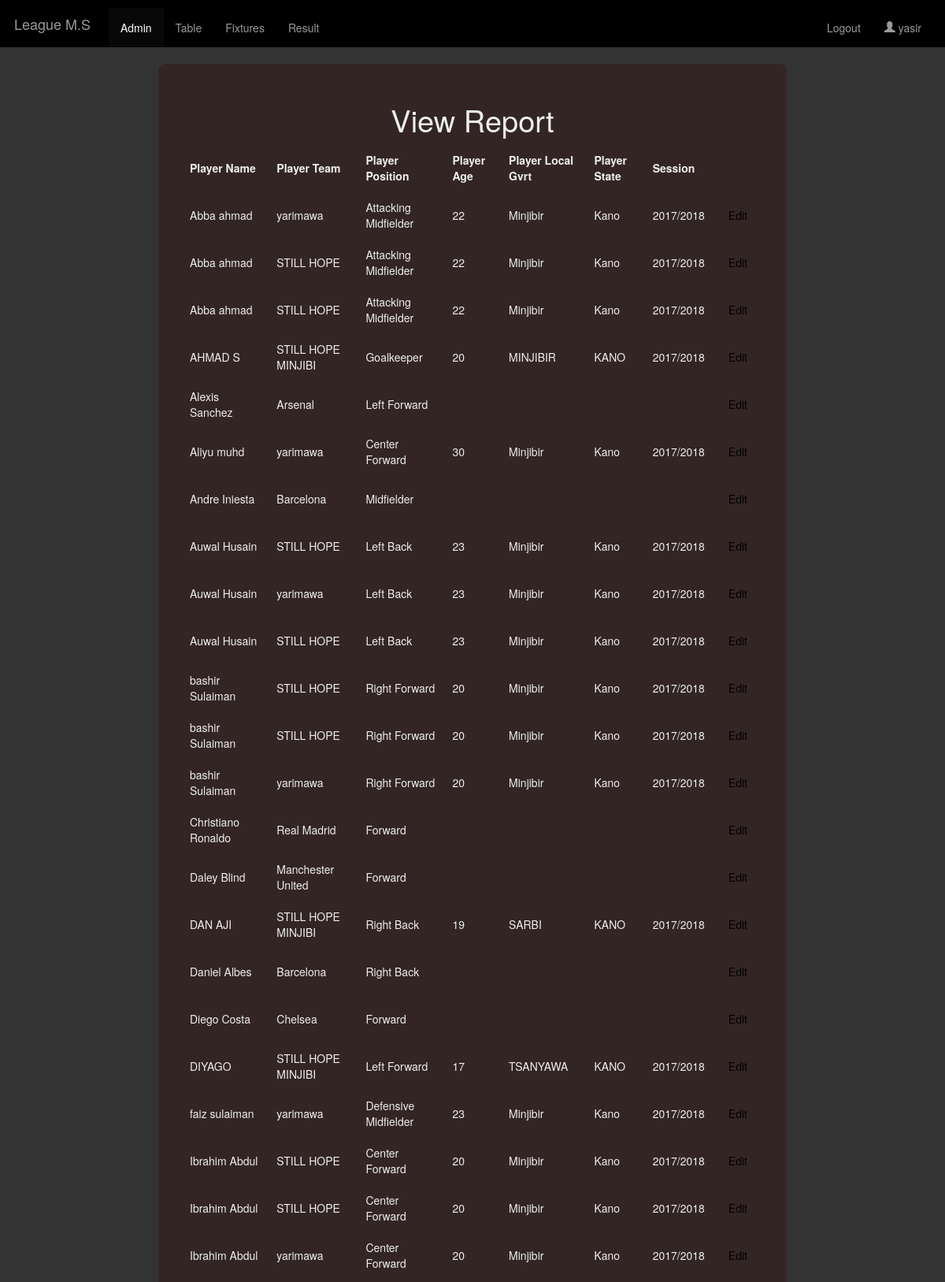
Page /admin/all_players.php (signed in, upper part) on the committed database.
### tables this page shows
CREATE TABLE IF NOT EXISTS `players` (
  `id` int(10) NOT NULL AUTO_INCREMENT,
  `name` varchar(50) NOT NULL,
  `team` varchar(50) NOT NULL,
  `position` varchar(50) NOT NULL,
  `age` varchar(5) NOT NULL,
  `lga` varchar(50) NOT NULL,
  `state` varchar(30) NOT NULL,
  `session` varchar(20) NOT NULL,
  PRIMARY KEY (`id`)
);

### admin/all_players.php (the view, shortened to what this page needs)
<?php
require("../includes/connection.inc.php");
?>
<!DOCTYPE html>
<html>
<?php
include 'head.php';
include 'nav.php';
?>
<body style="background:#333;">
	<div class="col-8 col-offset-2 " style="margin-top: 80px;color: #eee;border: 1px solid #333; border-radius:10px; background:#333;background: rgba(54, 25, 25, .5); opacity:0.3 0 0; padding: 30px;">
			<h1 align="center">View Report</h1>
		<?php
		$query = $db->query("SELECT * FROM players ORDER BY name ASC");
		echo "<table class='styled'>
				<tr>
				<th>Player Name</th>
				<th>Player Team</th>
				<th>Player Position</th>
				<th> Player Age </th>
				<th>Player Local Gvrt</th>
				<th>Player State</th>
				<th>Session</th>
				<th> </th>
				</tr>";
		while($row = $query->fetch_row()){
			echo "<tr>
					<td>".$row[1]."</td><td>".$row[2]."</td><td>".$row[3]."</td><td>".$row[4]."</td><td>".$row[5]."</td><td>".$row[6]."</td><td>".$row[7]."</td><td><a href=''>Edit</a></td>
					</tr>";
		}
		echo "</table>";
	?>
	</div>
</body>
</html>

### stylesheets/style.css (style rules this page uses)
body { background-color:white; }
h1 { text-align:center; }
th, td { padding:10px; }
a { color:black; text-decoration:none; }
td a { display:block; padding:10px; }

### includes/css/styles.css (style rules this page uses)
body { background-color: transparent; }
body { -webkit-font-smoothing: antialiased; text-rendering: optimizelegibility; }
body { background-color: #eaece3; }

### stylesheets/style2.css (style rules this page uses)
body { background-color:white; }
h1 { text-align:center; }
a { text-decoration:none; }
a { color:black; }
table.styled { border-spacing:6px; }
tr, th { padding:10px; }
tr, td { padding:10px; }
table { border-collapse:collapse; }

### rows in the picture
players: name "Abba ahmad", team "yarimawa", position "Attacking Midfielder", age "22", lga "Minjibir", state "Kano", session "2017/2018"
players: name "Abba ahmad", team "STILL HOPE", position "Attacking Midfielder", age "22", lga "Minjibir", state "Kano", session "2017/2018"
players: name "Abba ahmad", team "STILL HOPE", position "Attacking Midfielder", age "22", lga "Minjibir", state "Kano", session "2017/2018"
players: name "AHMAD S", team "STILL HOPE MINJIBI", position "Goalkeeper", age "20", lga "MINJIBIR", state "KANO", session "2017/2018"
players: name "Alexis Sanchez", team "Arsenal", position "Left Forward"
players: name "Aliyu muhd", team "yarimawa", position "Center Forward", age "30", lga "Minjibir", state "Kano", session "2017/2018"
players: name "Andre Iniesta", team "Barcelona", position "Midfielder"
players: name "Auwal Husain", team "STILL HOPE", position "Left Back", age "23", lga "Minjibir", state "Kano", session "2017/2018"
players: name "Auwal Husain", team "yarimawa", position "Left Back", age "23", lga "Minjibir", state "Kano", session "2017/2018"
players: name "Auwal Husain", team "STILL HOPE", position "Left Back", age "23", lga "Minjibir", state "Kano", session "2017/2018"
players: name "bashir Sulaiman", team "STILL HOPE", position "Right Forward", age "20", lga "Minjibir", state "Kano", session "2017/2018"
players: name "bashir Sulaiman", team "STILL HOPE", position "Right Forward", age "20", lga "Minjibir", state "Kano", session "2017/2018"
players: name "bashir Sulaiman", team "yarimawa", position "Right Forward", age "20", lga "Minjibir", state "Kano", session "2017/2018"
players: name "Christiano Ronaldo", team "Real Madrid", position "Forward"
players: name "Daley Blind", team "Manchester United", position "Forward"
players: name "DAN AJI", team "STILL HOPE MINJIBI", position "Right Back", age "19", lga "SARBI", state "KANO", session "2017/2018"
players: name "Daniel Albes", team "Barcelona", position "Right Back"
players: name "Diego Costa", team "Chelsea", position "Forward"
players: name "DIYAGO", team "STILL HOPE MINJIBI", position "Left Forward", age "17", lga "TSANYAWA", state "KANO", session "2017/2018"
players: name "faiz sulaiman", team "yarimawa", position "Defensive Midfielder", age "23", lga "Minjibir", state "Kano", session "2017/2018"
players: name "Ibrahim Abdul", team "STILL HOPE", position "Center Forward", age "20", lga "Minjibir", state "Kano", session "2017/2018"
players: name "Ibrahim Abdul", team "STILL HOPE", position "Center Forward", age "20", lga "Minjibir", state "Kano", session "2017/2018"
players: name "Ibrahim Abdul", team "yarimawa", position "Center Forward", age "20", lga "Minjibir", state "Kano", session "2017/2018"

### other values in the picture
$_SESSION['username'] "yasir"
